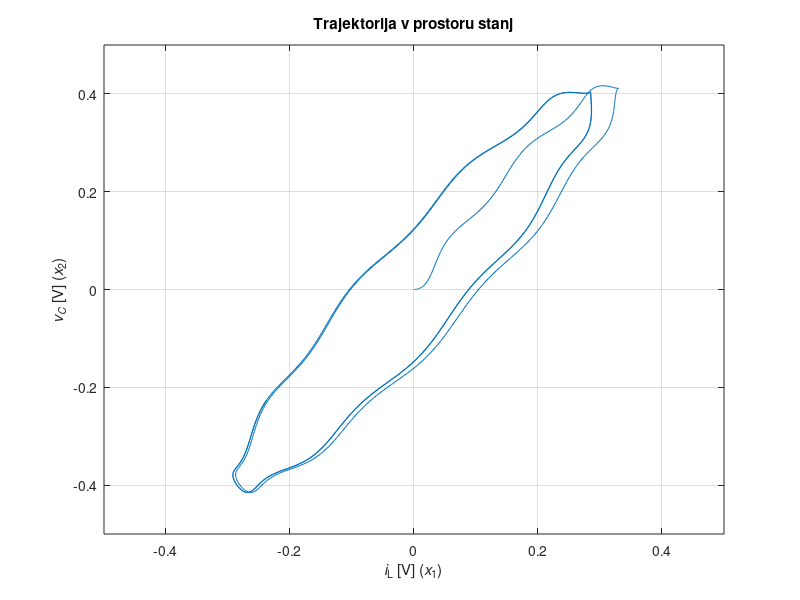
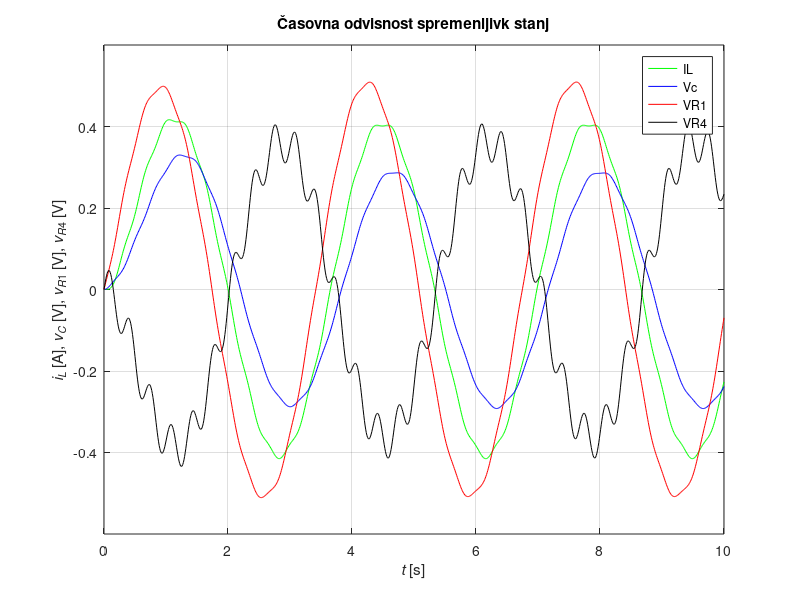

Here is the MATLAB script that generated these plots, in order:
# constant for DE
clear all; close all; 

freq = 1000; %Hertz
R1 = 1;
R4 = 1;

R2 = 2;
R3 = 2; 

#kapacitivnosti
C = 0.5;  %Farad
L = 0.5;  %henry 

#Casovni vektor
#tz = 0; tk = 0.01; dt = 0.000001;
tz=0; tk=10; dt=0.01; t=tz:dt:tk;

#Zacetne vrednosti iL(0)=1A Vc2(0) = 0V
iL_zac = 0; Vc_zac = 0;
Zac_pogoj = [iL_zac; Vc_zac];

# definition of A,B,C,D konstants
a11 = -(R1*R2/(R1+R2)+R3*R4/(R3+R4))/L;
a12 = (-R2/(R1+R2)+R3/(R3+R4))/L;
a21 = (-R1/(R1+R2)+R4/(R3+R4))/C;
a22 = -(1/(R1+R2)+1/(R3+R4))/C;

b11 = R2/(R1+R2)/L; 
b12 = -R3/(R3+R4)/L; 
b21 = 1/(R1+R2)/C; 
b22 = 1/(R3+R4)/C;

c11 = R1*R2/(R1+R2); 
c12 = -R1/(R1+R2); 
c21 = -R3*R4/(R3+R4);
c22 = -R4/(R3+R4);

d11 = R1/(R1+R2);
d12 = 0;
d21 = 0;
d22 = R4/(R3*R4);

#konstante v prostoru matrix
A   = [a11, a12; a21, a22];
B   = [b11, b12; b21, b22];
C_m = [c11, c12; c21, c22];
D   = [d11, d12; d21, d22];

# U definition input, both zeros matrixs
wn = sqrt(a11*a22-a12*a21); #definition of natural frequancy
U = [ones(length(t),1),ones(length(t),1)];

for i = 1 :  length(t)
  U(i,1) = sin(wn*t(i));
  U(i,2) = 0.1 *sin(10 * wn * t(i));
endfor


#solving systems
sys = ss(A,B,C_m,D);
[y,t,x] = lsim(sys, U,t, Zac_pogoj);

#zapis outs
iL = x(:,1); Vc = x(:,2); 
vR1 = y(:,1); vR4 = y(:,2);

#draw

fig1 = figure(1);
set(fig1,'Units','centimeters','Position',[1 4 14 12]);
plot(Vc, iL);  
grid;
axis([-0.5 0.5 -0.5 0.5]);
xlabel('{\iti}_L [V] ({\itx}_1)'); ylabel('{\itv_C} [V] ({\itx}_2)');
title('Trajektorija v prostoru stanj')
pause(1);

fig2 = figure(2);

set(fig2,'Units','centimeters','Position',[16.5 1.5 20 16]);
plot(t, iL, 'g', t, Vc, 'b', t, vR1, 'r', t, vR4, 'k'); 
legend("IL","Vc","VR1","VR4")
axis([tz tk -0.6 0.6]); 
grid;
xlabel('{\itt} [s]'); 
ylabel('{\iti_L} [A], {\itv_C} [V], {\itv_R}_1 [V], {\itv_R}_4 [V]');
title('Časovna odvisnost spremenljivk stanj')
pause(2);
